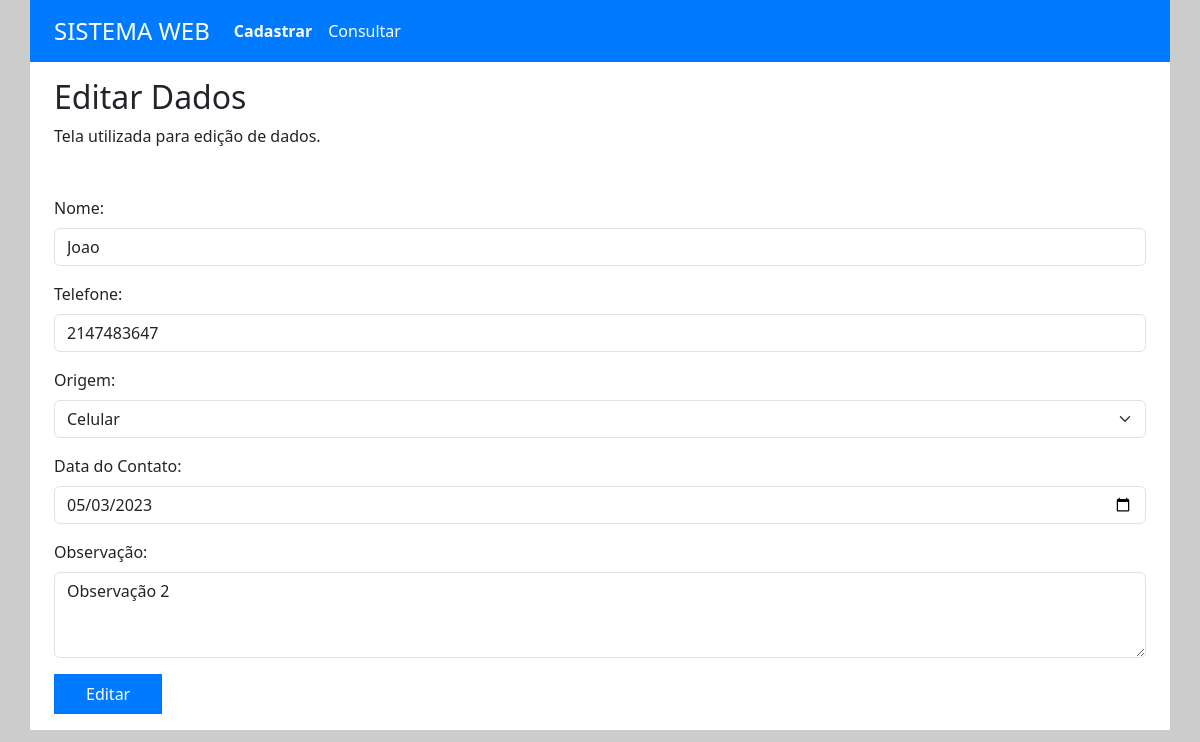
Screenshot of /editarPage.php?id=2 with the database file from the repository.
### tables this page shows
CREATE TABLE `clientes` (
  `id` int(3) NOT NULL,
  `nome` varchar(100) NOT NULL,
  `telefone` int(12) NOT NULL,
  `origem` enum('celular','computador','notebook') NOT NULL,
  `dataContato` date NOT NULL,
  `obser` varchar(200) NOT NULL
);

### editarPage.php (the view, shortened to what this page needs)
<?php
$id = (int) $_GET['id'];
$sql = "SELECT * from `clientes` WHERE id=$id";
try {
    $pdo = new PDO('mysql:host=' . MYSQL_HOST . ';dbname=' . MYSQL_DB_NAME, MYSQL_USER, MYSQL_PASSWORD);
} catch (PDOException $ex) {
    echo "Erro ao tentar fazer a conexão com MYSQL: " . $ex->getMessage();
}
$result = $pdo->query($sql);
$registros = $result->fetchAll();
?>
<!DOCTYPE html>
<html lang="pt-br">
<head>
    <link href="https://cdn.jsdelivr.net/npm/bootstrap@5.3.0-alpha1/dist/css/bootstrap.min.css" rel="stylesheet">
    <link rel="stylesheet" href="assets/css/style.css">
</head>
<body>
    <div class="container">
        <div class="row">
            <div class="col cabecalho">
                <nav class="navbar navbar-expand-lg">
                    <div class="container-fluid">
                        <a class="navbar-brand cabecalho__titulo" href="index.php">SISTEMA WEB</a>
                        <div class="collapse navbar-collapse" id="navbarNav">
                            <ul class="navbar-nav">
                                <li class="nav-item">
                                    <a class="nav-link ativo" aria-current="page" href="index.php">Cadastrar</a>
                                </li>
                                <li class="nav-item">
                                    <a class="nav-link cabecalho__menu" href="consulta.php">Consultar</a>
                                </li>
                            </ul>
                        </div>
                    </div>
                </nav>
            </div>
        </div>
        <div class="row">
            <div class="col descricao">
                <h2 class="descricao__titulo">Editar Dados</h2>
                <p class="descricao__texto">Tela utilizada para edição de dados.</p>
            </div>
        </div>
        <div class="row">
            <div class="col formulario">
                <form action="editar.php?id=<?= $_GET['id'] ?>" method="POST">
                    <div class="mb-3">
                        <label for="nome" class="form-label">Nome:</label>
                        <input type="text" class="form-control" id="nome" name="nome" required value="<?= $registros[0]['nome'] ?>">
                    </div>
                    <div class="mb-3">
                        <label for="telefone" class="form-label">Telefone: </label>
                        <input type="tel" class="form-control" id="telefone" name="telefone" placeholder="(XX)XXXXX-XXXX" required value="<?= $registros[0]['telefone'] ?>">
                    </div>
                    <div class="mb-3">
                        <label for="origem" class="form-label">Origem: </label>
                        <select class="form-select" name="origem" id="origem" value="<?= $registros[0]['origem'] ?>">
                            <option value="celular">Celular</option>
                        </select>
                    </div>
                    <div class="mb-3">
                        <label for="data" class="form-label">Data do Contato: </label>
                        <input type="date" class="form-control" id="data" name="data" required max="<?= $dataAt ?>" value="<?= $registros[0]['dataContato'] ?>">
                    </div>
                    <div class="mb-3">
                        <label for="Observacao" class="form-label">Observação:</label>
                        <textarea class="form-control" id="observacao" rows="3" name="observacao"><?= $registros[0]['obser'] ?></textarea>
                    </div>
                    <input type="submit" value="Editar" name="cadastrar" id="cadastrar" class="formulario__enviar">
                </form>
            </div>
        </div>
    </div>
</body>
</html>

### assets/css/style.css (style rules this page uses)
:root { --fundo: #cccccc; --azul: #007bff; }
body { background-color: var(--fundo); }
div.container { background-color: #fff; }
div.cabecalho { background-color: var(--azul); }
.cabecalho__titulo { font-size: 1.5rem; color: #fff; }
.cabecalho__menu { color: #fff; }
.ativo { font-weight: 600; color: #fff; }
.descricao, .formulario { padding: 1rem 1.5rem; }
.formulario__enviar { background-color: var(--azul); color: #fff; border: none; padding: 0.5rem 2rem; }

### rows the page displays
clientes: nome "Joao", telefone "2147483647", origem "Celular", data "05/03/2023", observacao "Observação 2"
